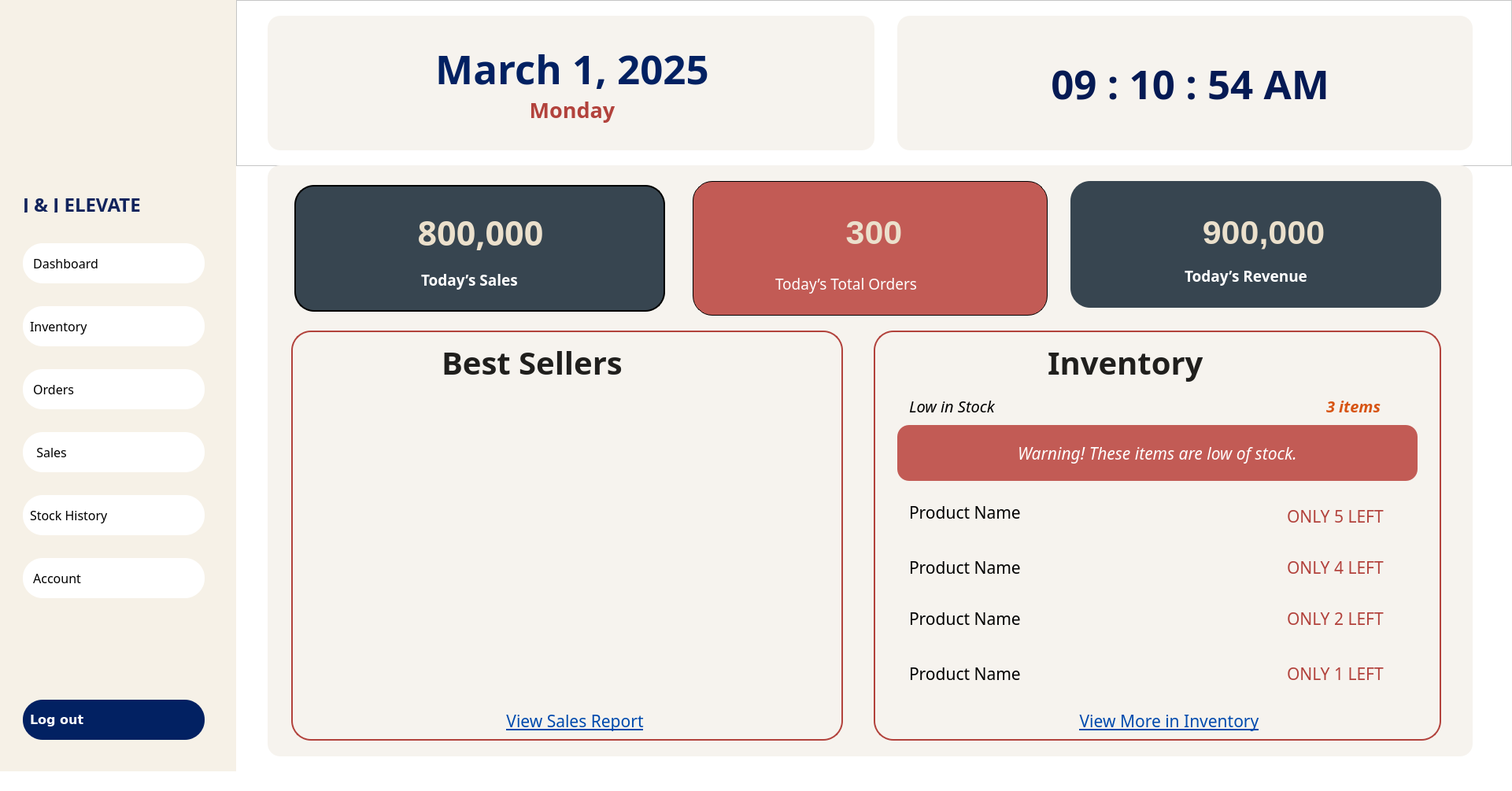
<?xml version="1.0" encoding="UTF-8"?>
<ui version="4.0">
 <class>OWNER</class>
 <widget class="QMainWindow" name="OWNER">
  <property name="geometry">
   <rect>
    <x>0</x>
    <y>0</y>
    <width>1921</width>
    <height>1005</height>
   </rect>
  </property>
  <property name="windowTitle">
   <string>Inventory and Sales Management System</string>
  </property>
  <property name="styleSheet">
   <string notr="true">background: white;</string>
  </property>
  <widget class="QWidget" name="Owner_centralwidget">
   <property name="font">
    <font>
     <pointsize>14</pointsize>
    </font>
   </property>
   <widget class="QFrame" name="LeftMenuBar">
    <property name="geometry">
     <rect>
      <x>-1</x>
      <y>-1</y>
      <width>301</width>
      <height>981</height>
     </rect>
    </property>
    <property name="font">
     <font>
      <pointsize>14</pointsize>
     </font>
    </property>
    <property name="styleSheet">
     <string notr="true">background-color: rgba(235, 224, 204, 0.47); /* #ebe0cc with 47% opacity */</string>
    </property>
    <property name="frameShape">
     <enum>QFrame::NoFrame</enum>
    </property>
    <property name="frameShadow">
     <enum>QFrame::Raised</enum>
    </property>
    <widget class="QLabel" name="JJelevate_text">
     <property name="geometry">
      <rect>
       <x>30</x>
       <y>250</y>
       <width>251</width>
       <height>21</height>
      </rect>
     </property>
     <property name="font">
      <font>
       <family>Montserrat ExtraBold</family>
       <pointsize>18</pointsize>
       <weight>75</weight>
       <bold>true</bold>
      </font>
     </property>
     <property name="styleSheet">
      <string notr="true">color: #12245c; 
background: transparent;
</string>
     </property>
     <property name="text">
      <string>J &amp; J ELEVATE</string>
     </property>
     <property name="scaledContents">
      <bool>true</bool>
     </property>
    </widget>
    <widget class="QLabel" name="Logo">
     <property name="geometry">
      <rect>
       <x>30</x>
       <y>50</y>
       <width>241</width>
       <height>171</height>
      </rect>
     </property>
     <property name="styleSheet">
      <string notr="true">background: transparent;</string>
     </property>
     <property name="text">
      <string/>
     </property>
     <property name="pixmap">
      <pixmap resource="../jj_owner_resources.qrc">:/JJimages/JJLOGO.png</pixmap>
     </property>
     <property name="scaledContents">
      <bool>true</bool>
     </property>
     <property name="alignment">
      <set>Qt::AlignCenter</set>
     </property>
    </widget>
    <widget class="QPushButton" name="pushButton_Dashboard">
     <property name="geometry">
      <rect>
       <x>30</x>
       <y>310</y>
       <width>231</width>
       <height>51</height>
      </rect>
     </property>
     <property name="font">
      <font>
       <family>Montserrat Medium</family>
       <pointsize>12</pointsize>
       <weight>50</weight>
       <italic>false</italic>
       <bold>false</bold>
      </font>
     </property>
     <property name="styleSheet">
      <string notr="true">QPushButton {
    background-color: white;
    color: black;
    border-radius: 25px;
    padding: 9px;
text-align: left;
}
QPushButton:hover {
    background-color:#c25b55;
color:black;
font-weight: 700;
}
QPushButton#activeButton {
    background-color:#c25b55;
color:black;
font-weight: 700;
}
</string>
     </property>
     <property name="text">
      <string> Dashboard   </string>
     </property>
     <property name="icon">
      <iconset resource="../jj_owner_resources.qrc">
       <normaloff>:/JJimages/dashboard_icon.svg</normaloff>:/JJimages/dashboard_icon.svg</iconset>
     </property>
     <property name="iconSize">
      <size>
       <width>40</width>
       <height>40</height>
      </size>
     </property>
    </widget>
    <widget class="QPushButton" name="pushButton_Inventory">
     <property name="geometry">
      <rect>
       <x>30</x>
       <y>390</y>
       <width>231</width>
       <height>51</height>
      </rect>
     </property>
     <property name="font">
      <font>
       <family>Montserrat Medium</family>
       <pointsize>12</pointsize>
      </font>
     </property>
     <property name="styleSheet">
      <string notr="true">QPushButton {
    background-color: white;
    color: black;
    border-radius: 25px;
    padding: 9px;
text-align: left;
}
QPushButton:hover {
    background-color:#c25b55;
color:black;
font-weight: 700;
}
QPushButton#activeButton {
    background-color:#c25b55;
color:black;
font-weight: 700;
}
</string>
     </property>
     <property name="text">
      <string>Inventory</string>
     </property>
     <property name="icon">
      <iconset resource="../jj_owner_resources.qrc">
       <normaloff>:/JJimages/inventory_icon.svg</normaloff>:/JJimages/inventory_icon.svg</iconset>
     </property>
     <property name="iconSize">
      <size>
       <width>50</width>
       <height>45</height>
      </size>
     </property>
    </widget>
    <widget class="QPushButton" name="pushButton_Orders">
     <property name="geometry">
      <rect>
       <x>30</x>
       <y>470</y>
       <width>231</width>
       <height>51</height>
      </rect>
     </property>
     <property name="font">
      <font>
       <family>Montserrat Medium</family>
       <pointsize>12</pointsize>
      </font>
     </property>
     <property name="styleSheet">
      <string notr="true">QPushButton {
    background-color: white;
    color: black;
    border-radius: 25px;
    padding: 9px;
text-align: left;
}
QPushButton:hover {
    background-color:#c25b55;
color:black;
font-weight: 700;
}
QPushButton#activeButton {
    background-color:#c25b55;
color:black;
font-weight: 700;
}
</string>
     </property>
     <property name="text">
      <string> Orders</string>
     </property>
     <property name="icon">
      <iconset resource="../jj_owner_resources.qrc">
       <normaloff>:/JJimages/orders_icon.svg</normaloff>:/JJimages/orders_icon.svg</iconset>
     </property>
     <property name="iconSize">
      <size>
       <width>46</width>
       <height>42</height>
      </size>
     </property>
    </widget>
    <widget class="QPushButton" name="pushButton_Sales">
     <property name="geometry">
      <rect>
       <x>30</x>
       <y>550</y>
       <width>231</width>
       <height>51</height>
      </rect>
     </property>
     <property name="font">
      <font>
       <family>Montserrat Medium</family>
       <pointsize>12</pointsize>
      </font>
     </property>
     <property name="styleSheet">
      <string notr="true">QPushButton {
    background-color: white;
    color: black;
    border-radius: 25px;
    padding: 9px;
text-align: left;
}
QPushButton:hover {
    background-color:#c25b55;
color:black;
font-weight: 700;
}
QPushButton#activeButton {
    background-color:#c25b55;
color:black;
font-weight: 700;
}
</string>
     </property>
     <property name="text">
      <string>  Sales</string>
     </property>
     <property name="icon">
      <iconset resource="../jj_owner_resources.qrc">
       <normaloff>:/JJimages/sales_icon.svg</normaloff>:/JJimages/sales_icon.svg</iconset>
     </property>
     <property name="iconSize">
      <size>
       <width>35</width>
       <height>35</height>
      </size>
     </property>
    </widget>
    <widget class="QPushButton" name="pushButton_Account">
     <property name="geometry">
      <rect>
       <x>30</x>
       <y>710</y>
       <width>231</width>
       <height>51</height>
      </rect>
     </property>
     <property name="font">
      <font>
       <family>Montserrat Medium</family>
       <pointsize>12</pointsize>
      </font>
     </property>
     <property name="styleSheet">
      <string notr="true">QPushButton {
    background-color: white;
    color: black;
    border-radius: 25px;
    padding: 9px;
text-align: left;
}
QPushButton:hover {
    background-color:#c25b55;
color:black;
font-weight: 700;
}
QPushButton#activeButton {
    background-color:#c25b55;
color:black;
font-weight: 700;
}
</string>
     </property>
     <property name="text">
      <string> Account     </string>
     </property>
     <property name="icon">
      <iconset resource="../jj_owner_resources.qrc">
       <normaloff>:/JJimages/account_icon.svg</normaloff>:/JJimages/account_icon.svg</iconset>
     </property>
     <property name="iconSize">
      <size>
       <width>48</width>
       <height>48</height>
      </size>
     </property>
    </widget>
    <widget class="QPushButton" name="pushButton_LogOut">
     <property name="geometry">
      <rect>
       <x>30</x>
       <y>890</y>
       <width>231</width>
       <height>51</height>
      </rect>
     </property>
     <property name="font">
      <font>
       <family>Verdana</family>
       <pointsize>12</pointsize>
       <weight>87</weight>
       <bold>true</bold>
      </font>
     </property>
     <property name="styleSheet">
      <string notr="true">QPushButton {
    background-color:#022162;
color:white;
font-weight: 700;
    border-radius: 25px;
    padding: 9px;
font-size: 14;
text-align: left;
}</string>
     </property>
     <property name="text">
      <string>Log out</string>
     </property>
     <property name="icon">
      <iconset resource="../jj_owner_resources.qrc">
       <normaloff>:/JJimages/WHITElogout_icon.svg</normaloff>:/JJimages/WHITElogout_icon.svg</iconset>
     </property>
     <property name="iconSize">
      <size>
       <width>38</width>
       <height>38</height>
      </size>
     </property>
    </widget>
    <widget class="QPushButton" name="pushButton_Stock_History">
     <property name="geometry">
      <rect>
       <x>30</x>
       <y>630</y>
       <width>231</width>
       <height>51</height>
      </rect>
     </property>
     <property name="font">
      <font>
       <family>Montserrat Medium</family>
       <pointsize>12</pointsize>
      </font>
     </property>
     <property name="styleSheet">
      <string notr="true">QPushButton {
    background-color: white;
    color: black;
    border-radius: 25px;
    padding: 9px;
text-align: left;
}
QPushButton:hover {
    background-color:#c25b55;
color:black;
font-weight: 700;
}
QPushButton#activeButton {
    background-color:#c25b55;
color:black;
font-weight: 700;
}
</string>
     </property>
     <property name="text">
      <string>Stock History</string>
     </property>
     <property name="icon">
      <iconset resource="../jj_owner_resources.qrc">
       <normaloff>:/JJimages/inventory_icon.svg</normaloff>:/JJimages/inventory_icon.svg</iconset>
     </property>
     <property name="iconSize">
      <size>
       <width>50</width>
       <height>45</height>
      </size>
     </property>
    </widget>
   </widget>
   <widget class="QFrame" name="frame_45">
    <property name="geometry">
     <rect>
      <x>300</x>
      <y>0</y>
      <width>1621</width>
      <height>211</height>
     </rect>
    </property>
    <property name="frameShape">
     <enum>QFrame::StyledPanel</enum>
    </property>
    <property name="frameShadow">
     <enum>QFrame::Raised</enum>
    </property>
    <widget class="QLabel" name="timeLabel">
     <property name="geometry">
      <rect>
       <x>840</x>
       <y>20</y>
       <width>731</width>
       <height>171</height>
      </rect>
     </property>
     <property name="font">
      <font>
       <family>Montserrat ExtraBold</family>
       <pointsize>38</pointsize>
       <weight>75</weight>
       <bold>true</bold>
      </font>
     </property>
     <property name="styleSheet">
      <string notr="true">
    background-color: #f6f3ee;
	border-radius: 16;
    padding: 10px;
color: #051a54;
</string>
     </property>
     <property name="text">
      <string> 09 : 10 : 54 AM</string>
     </property>
     <property name="alignment">
      <set>Qt::AlignCenter</set>
     </property>
    </widget>
    <widget class="QLabel" name="label_7">
     <property name="geometry">
      <rect>
       <x>40</x>
       <y>20</y>
       <width>771</width>
       <height>171</height>
      </rect>
     </property>
     <property name="font">
      <font>
       <family>Montserrat ExtraBold</family>
       <weight>75</weight>
       <bold>true</bold>
      </font>
     </property>
     <property name="styleSheet">
      <string notr="true">
    background-color: #f6f3ee;
	border-radius: 16;
    padding: 10px;

</string>
     </property>
     <property name="text">
      <string>&lt;html&gt;&lt;head/&gt;&lt;body&gt;&lt;p align=&quot;center&quot;&gt;&lt;span style=&quot; font-size:38pt; color:#022162;&quot;&gt;March 1, 2025&lt;/span&gt;&lt;br/&gt;&lt;span style=&quot; font-size:20pt; color:#b2423c;&quot;&gt;Monday&lt;/span&gt;&lt;/p&gt;&lt;/body&gt;&lt;/html&gt;</string>
     </property>
     <property name="textFormat">
      <enum>Qt::RichText</enum>
     </property>
    </widget>
   </widget>
   <widget class="QFrame" name="frame_46">
    <property name="geometry">
     <rect>
      <x>340</x>
      <y>210</y>
      <width>1531</width>
      <height>751</height>
     </rect>
    </property>
    <property name="styleSheet">
     <string notr="true">
    background-color: #f6f3ee;
	border-radius: 16;
    padding: 10px;

</string>
    </property>
    <property name="frameShape">
     <enum>QFrame::StyledPanel</enum>
    </property>
    <property name="frameShadow">
     <enum>QFrame::Raised</enum>
    </property>
    <widget class="QFrame" name="Todays_Sales_box">
     <property name="geometry">
      <rect>
       <x>20</x>
       <y>20</y>
       <width>491</width>
       <height>171</height>
      </rect>
     </property>
     <property name="styleSheet">
      <string notr="true">#salesbox
{
border: 1px solid black;
border-radius: 10px;
    background-color: white;
    border: 2px solid black;
    padding: 10px;
}</string>
     </property>
     <property name="frameShape">
      <enum>QFrame::StyledPanel</enum>
     </property>
     <property name="frameShadow">
      <enum>QFrame::Raised</enum>
     </property>
     <widget class="QLabel" name="salesbox">
      <property name="geometry">
       <rect>
        <x>14</x>
        <y>5</y>
        <width>471</width>
        <height>161</height>
       </rect>
      </property>
      <property name="styleSheet">
       <string notr="true">
    background-color: #374550;
	border-radius: 25;
    padding: 10px;

</string>
      </property>
      <property name="text">
       <string/>
      </property>
     </widget>
     <widget class="QLabel" name="value_Tod_sales">
      <property name="geometry">
       <rect>
        <x>80</x>
        <y>20</y>
        <width>341</width>
        <height>91</height>
       </rect>
      </property>
      <property name="font">
       <font>
        <family>Montserrat ExtraBold</family>
        <pointsize>32</pointsize>
        <weight>75</weight>
        <bold>true</bold>
       </font>
      </property>
      <property name="styleSheet">
       <string notr="true">color:#ebe0cc;
background: transparent;
</string>
      </property>
      <property name="text">
       <string>800,000</string>
      </property>
      <property name="alignment">
       <set>Qt::AlignCenter</set>
      </property>
     </widget>
     <widget class="QLabel" name="label_4">
      <property name="geometry">
       <rect>
        <x>160</x>
        <y>100</y>
        <width>201</width>
        <height>51</height>
       </rect>
      </property>
      <property name="font">
       <font>
        <family>Montserrat SemiBold</family>
        <pointsize>14</pointsize>
        <weight>75</weight>
        <bold>true</bold>
       </font>
      </property>
      <property name="styleSheet">
       <string notr="true">color: #ffffff;
background: transparent;</string>
      </property>
      <property name="text">
       <string>Today’s Sales</string>
      </property>
     </widget>
    </widget>
    <widget class="QFrame" name="Todays_total_orders_box">
     <property name="geometry">
      <rect>
       <x>540</x>
       <y>20</y>
       <width>451</width>
       <height>171</height>
      </rect>
     </property>
     <property name="styleSheet">
      <string notr="true">#ordersbox
{
border: 1px solid black;
border-radius: 10px;
}</string>
     </property>
     <property name="frameShape">
      <enum>QFrame::StyledPanel</enum>
     </property>
     <property name="frameShadow">
      <enum>QFrame::Raised</enum>
     </property>
     <widget class="QLabel" name="ordersbox">
      <property name="geometry">
       <rect>
        <x>0</x>
        <y>0</y>
        <width>451</width>
        <height>171</height>
       </rect>
      </property>
      <property name="styleSheet">
       <string notr="true">
    background-color: #c25b55;
	border-radius: 25;
    padding: 10px;

</string>
      </property>
      <property name="text">
       <string/>
      </property>
     </widget>
     <widget class="QLabel" name="value_Tod_orders">
      <property name="geometry">
       <rect>
        <x>100</x>
        <y>20</y>
        <width>261</width>
        <height>91</height>
       </rect>
      </property>
      <property name="font">
       <font>
        <family>MS Shell Dlg 2</family>
        <pointsize>32</pointsize>
        <weight>75</weight>
        <bold>true</bold>
       </font>
      </property>
      <property name="styleSheet">
       <string notr="true">color: #ebe0cc;
background: transparent;</string>
      </property>
      <property name="text">
       <string>300</string>
      </property>
      <property name="alignment">
       <set>Qt::AlignCenter</set>
      </property>
     </widget>
     <widget class="QLabel" name="label_8">
      <property name="geometry">
       <rect>
        <x>90</x>
        <y>100</y>
        <width>301</width>
        <height>61</height>
       </rect>
      </property>
      <property name="font">
       <font>
        <family>Montserrat Medium</family>
        <pointsize>14</pointsize>
        <weight>50</weight>
        <bold>false</bold>
       </font>
      </property>
      <property name="styleSheet">
       <string notr="true">color: #ffffff;
background: transparent;</string>
      </property>
      <property name="text">
       <string>Today’s Total Orders</string>
      </property>
     </widget>
    </widget>
    <widget class="QFrame" name="Todays_revenue_box">
     <property name="geometry">
      <rect>
       <x>1010</x>
       <y>20</y>
       <width>491</width>
       <height>171</height>
      </rect>
     </property>
     <property name="styleSheet">
      <string notr="true">#revenue
{
border: 1px solid black;
border-radius: 10px;
}</string>
     </property>
     <property name="frameShape">
      <enum>QFrame::StyledPanel</enum>
     </property>
     <property name="frameShadow">
      <enum>QFrame::Raised</enum>
     </property>
     <widget class="QLabel" name="revenuebox">
      <property name="geometry">
       <rect>
        <x>10</x>
        <y>0</y>
        <width>471</width>
        <height>161</height>
       </rect>
      </property>
      <property name="styleSheet">
       <string notr="true">
    background-color: #374550;
	border-radius: 25;
    padding: 10px;

</string>
      </property>
      <property name="text">
       <string/>
      </property>
     </widget>
     <widget class="QLabel" name="value_Tod_revenue">
      <property name="geometry">
       <rect>
        <x>80</x>
        <y>20</y>
        <width>351</width>
        <height>91</height>
       </rect>
      </property>
      <property name="font">
       <font>
        <family>MS Shell Dlg 2</family>
        <pointsize>32</pointsize>
        <weight>75</weight>
        <bold>true</bold>
       </font>
      </property>
      <property name="styleSheet">
       <string notr="true">color:#ebe0cc;
background: transparent;
</string>
      </property>
      <property name="text">
       <string>900,000</string>
      </property>
      <property name="alignment">
       <set>Qt::AlignCenter</set>
      </property>
     </widget>
     <widget class="QLabel" name="label_9">
      <property name="geometry">
       <rect>
        <x>140</x>
        <y>90</y>
        <width>301</width>
        <height>61</height>
       </rect>
      </property>
      <property name="font">
       <font>
        <family>Montserrat SemiBold</family>
        <pointsize>14</pointsize>
        <weight>75</weight>
        <bold>true</bold>
       </font>
      </property>
      <property name="styleSheet">
       <string notr="true">color: #ffffff;
background: transparent;</string>
      </property>
      <property name="text">
       <string>Today’s Revenue</string>
      </property>
     </widget>
    </widget>
    <widget class="QFrame" name="dashboard_bestsellers_box">
     <property name="geometry">
      <rect>
       <x>30</x>
       <y>210</y>
       <width>711</width>
       <height>521</height>
      </rect>
     </property>
     <property name="styleSheet">
      <string notr="true">#chartd
{
border: 1px solid black;
border-radius: 10px;
}</string>
     </property>
     <property name="frameShape">
      <enum>QFrame::StyledPanel</enum>
     </property>
     <property name="frameShadow">
      <enum>QFrame::Raised</enum>
     </property>
     <widget class="QFrame" name="frameBestSellersChart">
      <property name="geometry">
       <rect>
        <x>20</x>
        <y>80</y>
        <width>661</width>
        <height>391</height>
       </rect>
      </property>
      <property name="styleSheet">
       <string notr="true">background-color: transparent;
</string>
      </property>
      <property name="frameShape">
       <enum>QFrame::StyledPanel</enum>
      </property>
      <property name="frameShadow">
       <enum>QFrame::Raised</enum>
      </property>
     </widget>
     <widget class="QLabel" name="bestsellersbox">
      <property name="geometry">
       <rect>
        <x>0</x>
        <y>0</y>
        <width>701</width>
        <height>521</height>
       </rect>
      </property>
      <property name="styleSheet">
       <string notr="true">
    background-color: transparent;
	border-radius: 25;
    padding: 10px;

    border: 2px solid #b2423c;

</string>
      </property>
      <property name="text">
       <string/>
      </property>
     </widget>
     <widget class="QLabel" name="label_10">
      <property name="geometry">
       <rect>
        <x>170</x>
        <y>10</y>
        <width>381</width>
        <height>61</height>
       </rect>
      </property>
      <property name="font">
       <font>
        <family>Montserrat ExtraBold</family>
        <pointsize>30</pointsize>
        <weight>75</weight>
        <bold>true</bold>
       </font>
      </property>
      <property name="styleSheet">
       <string notr="true">color: #201f1d;
background: transparent;</string>
      </property>
      <property name="text">
       <string>Best Sellers</string>
      </property>
     </widget>
     <widget class="QPushButton" name="btnViewSalesReport">
      <property name="geometry">
       <rect>
        <x>220</x>
        <y>470</y>
        <width>281</width>
        <height>51</height>
       </rect>
      </property>
      <property name="font">
       <font>
        <family>Poppins</family>
        <pointsize>16</pointsize>
        <underline>true</underline>
       </font>
      </property>
      <property name="styleSheet">
       <string notr="true">QPushButton{color: #004aad;
text-decoration: underline;
border: none;
background: transparent;}
QPushButton:hover {
color:#8d2721;
}
</string>
      </property>
      <property name="text">
       <string>View Sales Report</string>
      </property>
     </widget>
     <zorder>bestsellersbox</zorder>
     <zorder>frameBestSellersChart</zorder>
     <zorder>label_10</zorder>
     <zorder>btnViewSalesReport</zorder>
    </widget>
    <widget class="QFrame" name="low_inventory">
     <property name="geometry">
      <rect>
       <x>760</x>
       <y>210</y>
       <width>741</width>
       <height>521</height>
      </rect>
     </property>
     <property name="frameShape">
      <enum>QFrame::StyledPanel</enum>
     </property>
     <property name="frameShadow">
      <enum>QFrame::Raised</enum>
     </property>
     <widget class="QLabel" name="lowstockbox">
      <property name="geometry">
       <rect>
        <x>10</x>
        <y>0</y>
        <width>721</width>
        <height>521</height>
       </rect>
      </property>
      <property name="styleSheet">
       <string notr="true">
    background-color: transparent;
	border-radius: 25;
    padding: 10px;

    border: 2px solid #b2423c;

</string>
      </property>
      <property name="text">
       <string/>
      </property>
     </widget>
     <widget class="QLabel" name="dotline_4">
      <property name="geometry">
       <rect>
        <x>0</x>
        <y>430</y>
        <width>741</width>
        <height>121</height>
       </rect>
      </property>
      <property name="styleSheet">
       <string notr="true">background: transparent;</string>
      </property>
      <property name="text">
       <string/>
      </property>
      <property name="pixmap">
       <pixmap resource="../jj_owner_resources.qrc">:/JJimages/dottedline.png</pixmap>
      </property>
      <property name="scaledContents">
       <bool>true</bool>
      </property>
     </widget>
     <widget class="QLabel" name="dotline_3">
      <property name="geometry">
       <rect>
        <x>0</x>
        <y>350</y>
        <width>741</width>
        <height>171</height>
       </rect>
      </property>
      <property name="styleSheet">
       <string notr="true">background: transparent;</string>
      </property>
      <property name="text">
       <string/>
      </property>
      <property name="pixmap">
       <pixmap resource="../jj_owner_resources.qrc">:/JJimages/dottedline.png</pixmap>
      </property>
      <property name="scaledContents">
       <bool>true</bool>
      </property>
     </widget>
     <widget class="QLabel" name="dotline_2">
      <property name="geometry">
       <rect>
        <x>0</x>
        <y>280</y>
        <width>741</width>
        <height>191</height>
       </rect>
      </property>
      <property name="styleSheet">
       <string notr="true">background: transparent;</string>
      </property>
      <property name="text">
       <string/>
      </property>
      <property name="pixmap">
       <pixmap resource="../jj_owner_resources.qrc">:/JJimages/dottedline.png</pixmap>
      </property>
      <property name="scaledContents">
       <bool>true</bool>
      </property>
     </widget>
     <widget class="QLabel" name="dotline_1">
      <property name="geometry">
       <rect>
        <x>0</x>
        <y>200</y>
        <width>751</width>
        <height>251</height>
       </rect>
      </property>
      <property name="styleSheet">
       <string notr="true">background: transparent;</string>
      </property>
      <property name="text">
       <string/>
      </property>
      <property name="pixmap">
       <pixmap resource="../jj_owner_resources.qrc">:/JJimages/dottedline.png</pixmap>
      </property>
      <property name="scaledContents">
       <bool>true</bool>
      </property>
     </widget>
     <widget class="QLabel" name="label_11">
      <property name="geometry">
       <rect>
        <x>210</x>
        <y>0</y>
        <width>321</width>
        <height>81</height>
       </rect>
      </property>
      <property name="font">
       <font>
        <family>Montserrat ExtraBold</family>
        <pointsize>30</pointsize>
        <weight>75</weight>
        <bold>true</bold>
       </font>
      </property>
      <property name="styleSheet">
       <string notr="true">color: #201f1d;
background: transparent;</string>
      </property>
      <property name="text">
       <string>Inventory</string>
      </property>
     </widget>
     <widget class="QPushButton" name="btnViewMore_Inventory">
      <property name="geometry">
       <rect>
        <x>220</x>
        <y>470</y>
        <width>331</width>
        <height>51</height>
       </rect>
      </property>
      <property name="font">
       <font>
        <family>Poppins</family>
        <pointsize>16</pointsize>
        <underline>true</underline>
       </font>
      </property>
      <property name="styleSheet">
       <string notr="true">QPushButton{color: #004aad;
text-decoration: underline;
border: none;
background: transparent;}
QPushButton:hover {
color:#8d2721;
}
</string>
      </property>
      <property name="text">
       <string>View More in Inventory</string>
      </property>
     </widget>
     <widget class="QLabel" name="dashb_lowinstock_value">
      <property name="geometry">
       <rect>
        <x>570</x>
        <y>70</y>
        <width>121</width>
        <height>51</height>
       </rect>
      </property>
      <property name="font">
       <font>
        <family>Poppins</family>
        <pointsize>15</pointsize>
        <weight>75</weight>
        <italic>true</italic>
        <bold>true</bold>
       </font>
      </property>
      <property name="styleSheet">
       <string notr="true">color: #d75413;
background: transparent;</string>
      </property>
      <property name="text">
       <string>3 items</string>
      </property>
     </widget>
     <widget class="QLabel" name="label_12">
      <property name="geometry">
       <rect>
        <x>40</x>
        <y>70</y>
        <width>191</width>
        <height>51</height>
       </rect>
      </property>
      <property name="font">
       <font>
        <family>Poppins</family>
        <pointsize>15</pointsize>
        <italic>true</italic>
       </font>
      </property>
      <property name="text">
       <string>Low in Stock</string>
      </property>
     </widget>
     <widget class="QLabel" name="label_13">
      <property name="geometry">
       <rect>
        <x>40</x>
        <y>120</y>
        <width>661</width>
        <height>71</height>
       </rect>
      </property>
      <property name="font">
       <font>
        <family>Poppins</family>
        <pointsize>16</pointsize>
        <italic>true</italic>
       </font>
      </property>
      <property name="styleSheet">
       <string notr="true">color: white;
border-radius: 15px; 
padding: 3px; 
background-color: #c25b55;
</string>
      </property>
      <property name="text">
       <string>Warning! These items are low of stock.</string>
      </property>
      <property name="alignment">
       <set>Qt::AlignCenter</set>
      </property>
     </widget>
     <widget class="QLabel" name="top1LOWEST_STOCK_PRODUCT">
      <property name="geometry">
       <rect>
        <x>40</x>
        <y>410</y>
        <width>271</width>
        <height>51</height>
       </rect>
      </property>
      <property name="font">
       <font>
        <family>Poppins</family>
        <pointsize>16</pointsize>
       </font>
      </property>
      <property name="styleSheet">
       <string notr="true">color: #000000;
background: transparent;</string>
      </property>
      <property name="text">
       <string>Product Name</string>
      </property>
     </widget>
     <widget class="QLabel" name="top2LOWSTOCK_PRODUCT">
      <property name="geometry">
       <rect>
        <x>40</x>
        <y>340</y>
        <width>271</width>
        <height>51</height>
       </rect>
      </property>
      <property name="font">
       <font>
        <family>Poppins</family>
        <pointsize>16</pointsize>
       </font>
      </property>
      <property name="styleSheet">
       <string notr="true">color: #000000;
background: transparent;</string>
      </property>
      <property name="text">
       <string>Product Name</string>
      </property>
     </widget>
     <widget class="QLabel" name="top3LOWSTOCK_PRODUCT">
      <property name="geometry">
       <rect>
        <x>40</x>
        <y>270</y>
        <width>261</width>
        <height>61</height>
       </rect>
      </property>
      <property name="font">
       <font>
        <family>Poppins</family>
        <pointsize>16</pointsize>
       </font>
      </property>
      <property name="styleSheet">
       <string notr="true">color: #000000;
background: transparent;</string>
      </property>
      <property name="text">
       <string>Product Name</string>
      </property>
     </widget>
     <widget class="QLabel" name="top4LOWSTOCK_PRODUCT">
      <property name="geometry">
       <rect>
        <x>40</x>
        <y>200</y>
        <width>261</width>
        <height>61</height>
       </rect>
      </property>
      <property name="font">
       <font>
        <family>Poppins</family>
        <pointsize>16</pointsize>
       </font>
      </property>
      <property name="styleSheet">
       <string notr="true">color: #000000;
background: transparent;</string>
      </property>
      <property name="text">
       <string>Product Name</string>
      </property>
     </widget>
     <widget class="QLabel" name="top4LOWSTOCK_PROD_QTY">
      <property name="geometry">
       <rect>
        <x>520</x>
        <y>210</y>
        <width>191</width>
        <height>51</height>
       </rect>
      </property>
      <property name="font">
       <font>
        <family>Poppins</family>
        <pointsize>16</pointsize>
       </font>
      </property>
      <property name="styleSheet">
       <string notr="true">color: #b2423c;
background: transparent;</string>
      </property>
      <property name="text">
       <string>ONLY 5 LEFT</string>
      </property>
     </widget>
     <widget class="QLabel" name="top3LOWSTOCK_PROD_QTY">
      <property name="geometry">
       <rect>
        <x>520</x>
        <y>270</y>
        <width>211</width>
        <height>61</height>
       </rect>
      </property>
      <property name="font">
       <font>
        <family>Poppins</family>
        <pointsize>16</pointsize>
       </font>
      </property>
      <property name="styleSheet">
       <string notr="true">color: #b2423c;
background: transparent;</string>
      </property>
      <property name="text">
       <string>ONLY 4 LEFT</string>
      </property>
     </widget>
     <widget class="QLabel" name="top2LOWSTOCK_PROD_QTY">
      <property name="geometry">
       <rect>
        <x>520</x>
        <y>330</y>
        <width>201</width>
        <height>71</height>
       </rect>
      </property>
      <property name="font">
       <font>
        <family>Poppins</family>
        <pointsize>16</pointsize>
       </font>
      </property>
      <property name="styleSheet">
       <string notr="true">color: #b2423c;
background: transparent;</string>
      </property>
      <property name="text">
       <string>ONLY 2 LEFT</string>
      </property>
     </widget>
     <widget class="QLabel" name="top1LOWEST_STOCK_PROD_QTY">
      <property name="geometry">
       <rect>
        <x>520</x>
        <y>410</y>
        <width>171</width>
        <height>51</height>
       </rect>
      </property>
      <property name="font">
       <font>
        <family>Poppins</family>
        <pointsize>16</pointsize>
       </font>
      </property>
      <property name="styleSheet">
       <string notr="true">color: #b2423c;
background: transparent;</string>
      </property>
      <property name="text">
       <string>ONLY 1 LEFT</string>
      </property>
     </widget>
     <zorder>lowstockbox</zorder>
     <zorder>label_11</zorder>
     <zorder>btnViewMore_Inventory</zorder>
     <zorder>dashb_lowinstock_value</zorder>
     <zorder>label_12</zorder>
     <zorder>label_13</zorder>
     <zorder>dotline_4</zorder>
     <zorder>dotline_3</zorder>
     <zorder>dotline_2</zorder>
     <zorder>dotline_1</zorder>
     <zorder>top1LOWEST_STOCK_PRODUCT</zorder>
     <zorder>top1LOWEST_STOCK_PROD_QTY</zorder>
     <zorder>top2LOWSTOCK_PRODUCT</zorder>
     <zorder>top2LOWSTOCK_PROD_QTY</zorder>
     <zorder>top3LOWSTOCK_PRODUCT</zorder>
     <zorder>top3LOWSTOCK_PROD_QTY</zorder>
     <zorder>top4LOWSTOCK_PRODUCT</zorder>
     <zorder>top4LOWSTOCK_PROD_QTY</zorder>
    </widget>
   </widget>
  </widget>
  <widget class="QStatusBar" name="statusbar"/>
 </widget>
 <resources>
  <include location="../jj_owner_resources.qrc"/>
  <include location="../jj_owner_resources.qrc"/>
 </resources>
 <connections/>
</ui>
